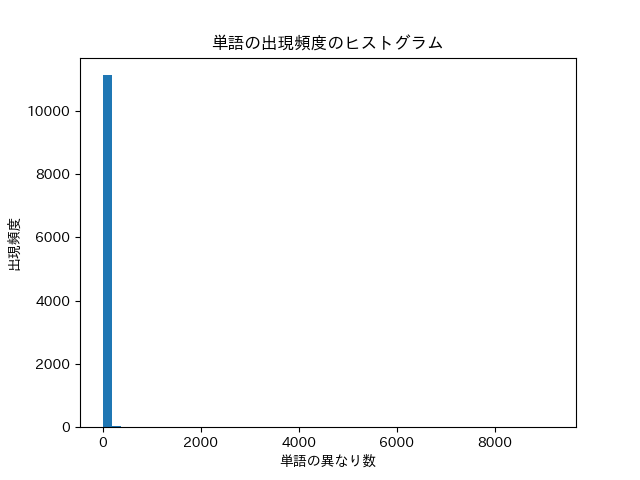

Source code (Python):
#38. ヒストグラム
#単語の出現頻度のヒストグラムを描け．
# ただし，横軸は出現頻度を表し，1から単語の出現頻度の最大値までの線形目盛とする．縦軸はx軸で示される出現頻度となった単語の異なり数（種類数）である．

import knock30
import matplotlib.pyplot as plt
import japanize_matplotlib

frequency = {}

for sentence in knock30.morph_results:
  for word in sentence:
    #記号は単語には含めない
    if word["pos"] == "記号":
      pass
    elif word["base"] in frequency:
      frequency[word["base"]]+= 1
    else:
      frequency[word["base"]] = 0
#単語の異なり数を格納
frequency = frequency.values()
frequency = sorted(frequency, key=lambda x: x, reverse=True)

plt.hist(frequency, bins=50)
plt.xlabel("単語の異なり数")
plt.ylabel("出現頻度")
plt.title("単語の出現頻度のヒストグラム")
plt.savefig("knock38.png")